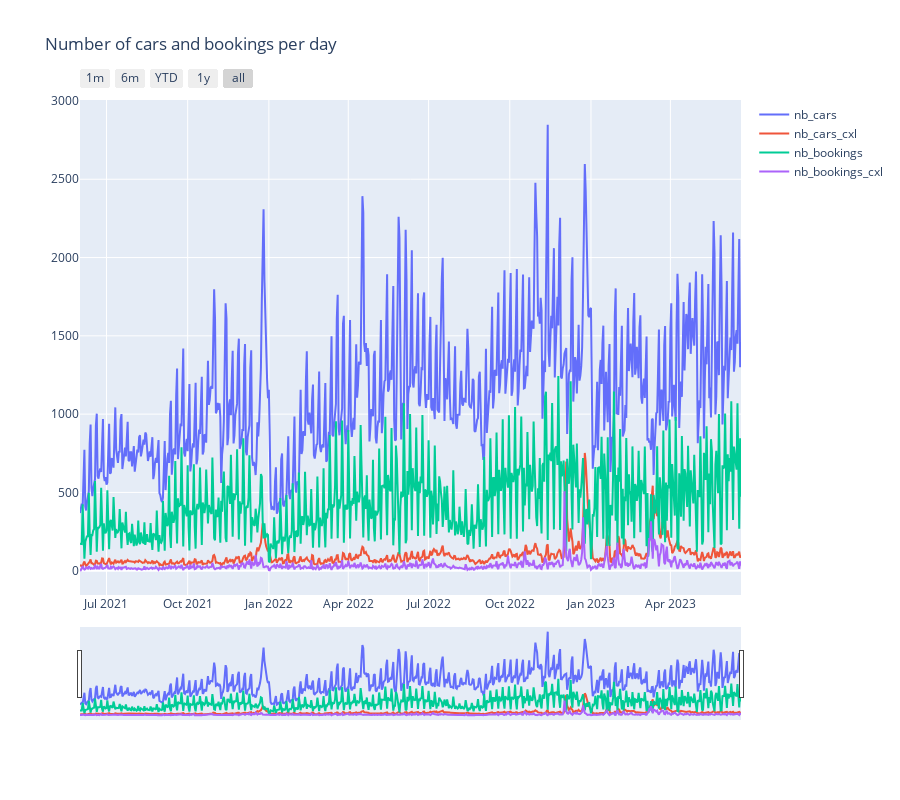

The notebook cell saved with this chart:
### Code cell
# Convert 'date' column to datetime data type
df_days['date'] = pd.to_datetime(df_days['date'])

# Reshape the DataFrame using melt
df_melted = df_days.melt(id_vars='date', value_vars=['nb_cars', 'nb_cars_cxl', 'nb_bookings', 'nb_bookings_cxl'])

# Create the line plot
fig = go.Figure()

# Add traces for each variable
for variable in ['nb_cars', 'nb_cars_cxl', 'nb_bookings', 'nb_bookings_cxl']:
    fig.add_trace(go.Scatter(
        x=df_melted['date'],
        y=df_melted[df_melted['variable'] == variable]['value'],
        name=variable
    ))

# Add range slider and selectors
fig.update_layout(
    xaxis=dict(
        rangeselector=dict(
            buttons=list([
                dict(count=1, label="1m", step="month", stepmode="backward"),
                dict(count=6, label="6m", step="month", stepmode="backward"),
                dict(count=1, label="YTD", step="year", stepmode="todate"),
                dict(count=1, label="1y", step="year", stepmode="backward"),
                dict(step="all")
            ])
        ),
        rangeslider=dict(visible=True)
    ),
    title="Number of cars and bookings per day"
)

# Set the height of the plot
fig.update_layout(height=800)

# Show the graph
fig.show()

### Figure 1 — Plotly figure (JSON) as saved in the notebook; plotly's stock layout.template omitted (floating-point values rounded to 4 significant figures; data arrays with more than 128 entries replaced by an {"elided": "..."} marker saying what was removed)
{"data": [{"name": "nb_cars", "type": "scatter", "x": {"elided": "3000 str values"}, "y": {"elided": "750 int values"}}, {"name": "nb_cars_cxl", "type": "scatter", "x": {"elided": "3000 str values"}, "y": {"elided": "750 int values"}}, {"name": "nb_bookings", "type": "scatter", "x": {"elided": "3000 str values"}, "y": {"elided": "750 int values"}}, {"name": "nb_bookings_cxl", "type": "scatter", "x": {"elided": "3000 str values"}, "y": {"elided": "750 int values"}}], "layout": {"height": 800, "title": {"text": "Number of cars and bookings per day"}, "xaxis": {"rangeselector": {"buttons": [{"count": 1, "label": "1m", "step": "month", "stepmode": "backward"}, {"count": 6, "label": "6m", "step": "month", "stepmode": "backward"}, {"count": 1, "label": "YTD", "step": "year", "stepmode": "todate"}, {"count": 1, "label": "1y", "step": "year", "stepmode": "backward"}, {"step": "all"}]}, "rangeslider": {"visible": true}}}}
